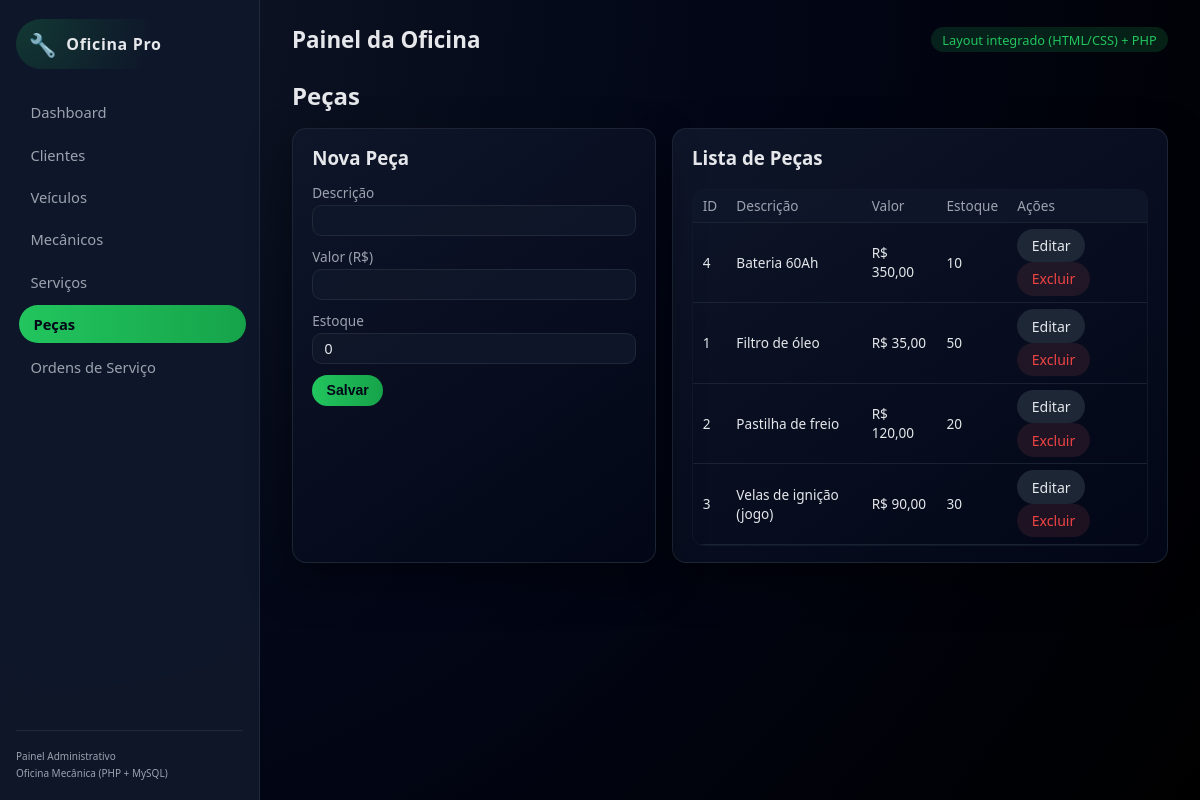
/index.php?page=pecas, run on the app's committed database.
### tables this page shows
CREATE TABLE pecas (
  id_peca   INT AUTO_INCREMENT PRIMARY KEY,
  descricao VARCHAR(100) NOT NULL,
  valor     DECIMAL(10,2) NOT NULL,
  estoque   INT NOT NULL DEFAULT 0
);

### pages/pecas.php (the view, shortened to what this page needs)
<?php
$pecaEdicao = null;
$pecas = $pdo->query("SELECT * FROM pecas ORDER BY descricao")->fetchAll();
?>
<div class="section-header">
  <h2>Peças</h2>
</div>
<div class="grid-2">
  <div class="card form-card">
    <h3><?php echo $pecaEdicao ? 'Editar Peça' : 'Nova Peça'; ?></h3>
    <form method="post">
      <div class="form-group">
        <label>Descrição</label>
        <input type="text" name="descricao" required
               value="<?php echo htmlspecialchars($pecaEdicao['descricao'] ?? ''); ?>">
      </div>
      <div class="form-group">
        <label>Valor (R$)</label>
        <input type="number" step="0.01" min="0" name="valor" required
               value="<?php echo htmlspecialchars($pecaEdicao['valor'] ?? ''); ?>">
      </div>
      <div class="form-group">
        <label>Estoque</label>
        <input type="number" min="0" name="estoque" required
               value="<?php echo htmlspecialchars($pecaEdicao['estoque'] ?? 0); ?>">
      </div>
      <button type="submit" class="btn primary">
        <?php echo $pecaEdicao ? 'Atualizar' : 'Salvar'; ?>
      </button>
    </form>
  </div>
  <div class="card">
    <h3>Lista de Peças</h3>
    <div class="table-wrapper">
      <table>
        <thead>
          <tr>
            <th>ID</th>
            <th>Descrição</th>
            <th>Valor</th>
            <th>Estoque</th>
            <th>Ações</th>
          </tr>
        </thead>
        <tbody>
          <?php foreach ($pecas as $p): ?>
            <tr>
              <td><?php echo $p['id_peca']; ?></td>
              <td><?php echo htmlspecialchars($p['descricao']); ?></td>
              <td>R$ <?php echo number_format($p['valor'], 2, ',', '.'); ?></td>
              <td><?php echo $p['estoque']; ?></td>
              <td>
                <a class="btn secondary" href="index.php?page=pecas&edit=<?php echo $p['id_peca']; ?>">Editar</a>
                <a class="btn danger" href="index.php?page=pecas&delete=<?php echo $p['id_peca']; ?>"
                   onclick="return confirm('Deseja realmente excluir esta peça?');">
                  Excluir
                </a>
              </td>
            </tr>
          <?php endforeach; ?>
        </tbody>
      </table>
    </div>
  </div>
</div>

### style.css (style rules this page uses)
:root { --bg: #0f172a; --bg-soft: #111827; --card: #020617; --accent: #22c55e; --accent-soft: rgba(34,197,94,0.15); --text: #e5e7eb; --text-soft: #9ca3af; --danger: #ef4444; --border: #1f2937; --radius: 0.9rem; --shadow: 0 18px 45px rgba(0,0,0,0.45); --transition: 0.2s ease; --font: system-ui, -apple-system, BlinkMacSystemFont, "SF Pro Text", "Segoe UI", sans-serif; }
* { box-sizing: border-box; }
body { margin: 0; font-family: var(--font); background: radial-gradient(circle at top left, #111827, #020617 50%, #000 100%); color: var(--text); }
.section-header { display: flex; justify-content: space-between; align-items: center; margin-bottom: 1rem; }
.section-header h2 { margin: 0; }
.card { background: linear-gradient(145deg, rgba(15,23,42,0.95), #020617); border-radius: var(--radius); border: 1px solid rgba(31,41,55,0.9); box-shadow: var(--shadow); padding: 1rem 1.2rem; }
.card h3 { margin-top: 0; }
.form-card { position: relative; }
.form-card h3 { margin-top: 0; margin-bottom: 0.8rem; }
.form-group { margin-bottom: 0.7rem; display: flex; flex-direction: column; gap: 0.2rem; }
label { font-size: 0.85rem; color: var(--text-soft); }
input, select, textarea { border-radius: 0.6rem; border: 1px solid var(--border); background: rgba(15,23,42,0.9); padding: 0.4rem 0.7rem; color: var(--text); font-size: 0.9rem; outline: none; transition: var(--transition); }
.btn { border-radius: 999px; border: none; padding: 0.45rem 0.9rem; font-size: 0.88rem; cursor: pointer; transition: var(--transition); text-decoration: none; display: inline-block; }
.btn.primary { background: linear-gradient(90deg, #22c55e, #16a34a); color: #020617; font-weight: 600; }
.btn.secondary { background: rgba(31,41,55,0.95); color: var(--text); }
.btn.danger { background: rgba(248,113,113,0.1); color: var(--danger); }
.table-wrapper { margin-top: 0.5rem; max-height: 400px; overflow: auto; border-radius: 0.7rem; border: 1px solid #111827; }
table { width: 100%; border-collapse: collapse; font-size: 0.85rem; }
thead { background: rgba(15,23,42,0.95); position: sticky; top: 0; z-index: 1; }
th, td { padding: 0.4rem 0.6rem; border-bottom: 1px solid rgba(31,41,55,0.8); }
th { text-align: left; color: var(--text-soft); font-weight: 500; }
.grid-2 { display: grid; grid-template-columns: minmax(0, 1.1fr) minmax(0, 1.5fr); gap: 1rem; }

### data on the page
pecas: id_peca "4", descricao "Bateria 60Ah", valor "350,00", estoque "10"
pecas: id_peca "1", descricao "Filtro de óleo", valor "35,00", estoque "50"
pecas: id_peca "2", descricao "Pastilha de freio", valor "120,00", estoque "20"
pecas: id_peca "3", descricao "Velas de ignição (jogo)", valor "90,00", estoque "30"
